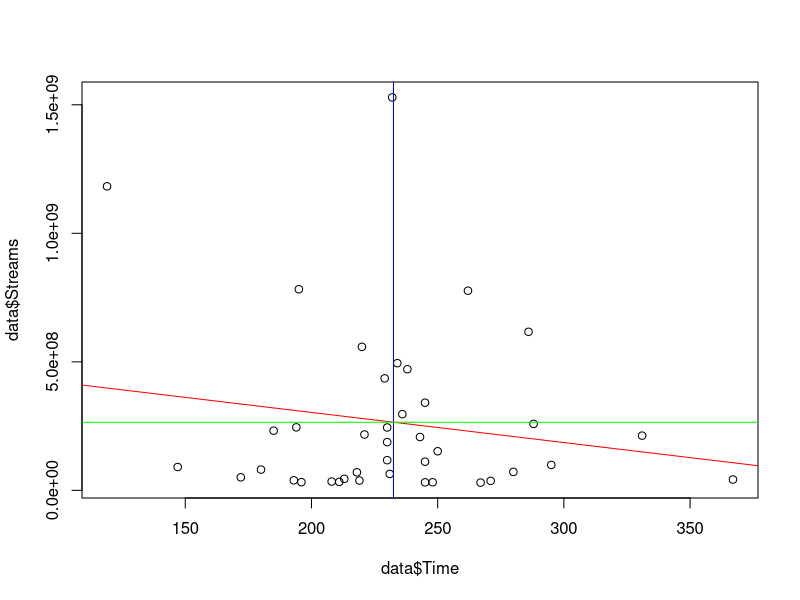
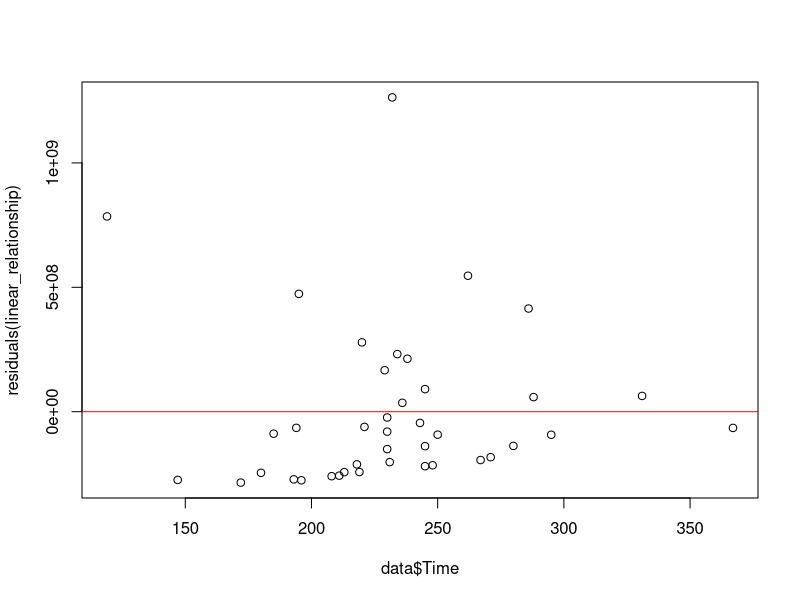

Source code (R) for these figures, in order:
## Project:  STA 215, Fall 2023, Final Project
# Located:   Kline TCNJ Google Drive
# File Name: STA215-Lopez.R
# Date:      2023_11_20
# Who:       Jillian Lopez

## Load packages
# NOTE: Run base.R if these commands return an error!
library(readr)
library(dplyr)
library(tidytext)
library(tidyverse)
library(ggplot2)
library(haven)
library(forcats)
library(psych)

# Load data 
data <- read_delim("raw_data.csv")

##################################################################################
############### STEP 1: Table 1 (Descriptive Table)           ####################   
##################################################################################

# EXAMINE Time (Quantitative Variable 1)
table(data$Time)
mean(data$Time)
sd(data$Time)
summary(data$Time)

# EXAMINE Streams (Quantitative Variable 2)
table(data$Streams)
mean(data$Streams)
sd(data$Streams)

# EXAMINE Swifts_Emotions (Qualitative Variable 1)
table(data$Swifts_Emotions)

# EXAMINE Theme (Qualitative Variable 2)
table(data$Theme)

##################################################################################
####################  STEP 2: Table  2 (Contingency Table)    ####################   
##################################################################################

table(data$Swifts_Emotions, data$Theme)

##################################################################################
####################   STEP 3: Chi squared test               ####################   
##################################################################################

chisq.test(data$Swifts_Emotions, data$Theme)

##################################################################################
####################  STEP 4: ANOVA                           ####################   
##################################################################################

# Perform ANOVA
anova <- aov(data$Streams ~ data$Theme)
# Summarize ANOVA results
summary(anova)

##################################################################################
####################  STEP 5: Correlation                     ####################   
##################################################################################

cor(data$Streams, data$Time)

##################################################################################
####################  STEP 6: Linear Regression               ####################   
##################################################################################

## examine the scatter plot ##
linear_plot <- plot(data$Time, data$Streams)
print(linear_plot)

## calculate linear regression ##
linear_relationship <- lm(data$Streams ~ data$Time)
summary(linear_relationship)

##################################################################################
####################  STEP 7: Figure 1                        ####################   
##################################################################################

## slope ##
abline(linear_relationship, col = "red")

## mean of X on the x-axis ##
abline(v = 232.5, col = "blue")

## mean of Y on the y-axis ##
abline(h = 264782281, col = "green")

##################################################################################
####################  STEP 8: Examine residuals               ####################   
##################################################################################

## plot the residuals ##
plot(data$Time, residuals(linear_relationship))

## add a horizontal line at zero to indicate the baseline ##
abline(h = 0, col = "red")
